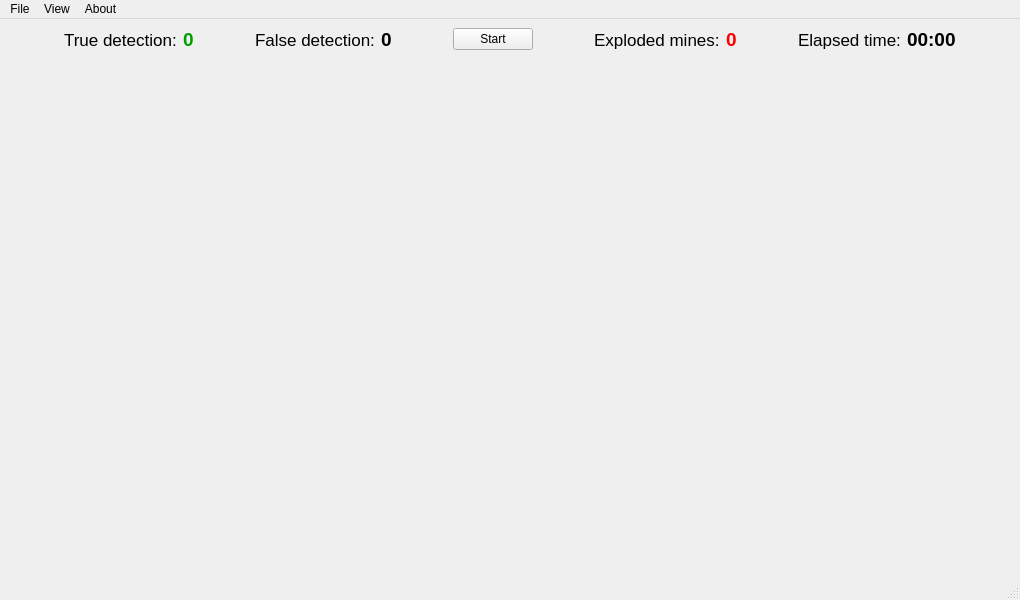
<?xml version="1.0" encoding="UTF-8"?>
<ui version="4.0">
 <class>MainWindow</class>
 <widget class="QMainWindow" name="MainWindow">
  <property name="geometry">
   <rect>
    <x>0</x>
    <y>0</y>
    <width>1020</width>
    <height>600</height>
   </rect>
  </property>
  <property name="mouseTracking">
   <bool>true</bool>
  </property>
  <property name="windowTitle">
   <string>HRATC 2014 Framework</string>
  </property>
  <widget class="QWidget" name="centralwidget">
   <property name="mouseTracking">
    <bool>true</bool>
   </property>
   <layout class="QVBoxLayout" name="verticalLayout_2">
    <item>
     <layout class="QHBoxLayout" name="horizontalLayout">
      <item>
       <spacer name="horizontalSpacer_2">
        <property name="orientation">
         <enum>Qt::Horizontal</enum>
        </property>
        <property name="sizeHint" stdset="0">
         <size>
          <width>40</width>
          <height>20</height>
         </size>
        </property>
       </spacer>
      </item>
      <item>
       <widget class="QLabel" name="label">
        <property name="font">
         <font>
          <pointsize>13</pointsize>
         </font>
        </property>
        <property name="text">
         <string>True detection:</string>
        </property>
       </widget>
      </item>
      <item>
       <widget class="QLabel" name="mineDetectedLB">
        <property name="palette">
         <palette>
          <active>
           <colorrole role="WindowText">
            <brush brushstyle="SolidPattern">
             <color alpha="255">
              <red>0</red>
              <green>159</green>
              <blue>0</blue>
             </color>
            </brush>
           </colorrole>
          </active>
          <inactive>
           <colorrole role="WindowText">
            <brush brushstyle="SolidPattern">
             <color alpha="255">
              <red>0</red>
              <green>159</green>
              <blue>0</blue>
             </color>
            </brush>
           </colorrole>
          </inactive>
          <disabled>
           <colorrole role="WindowText">
            <brush brushstyle="SolidPattern">
             <color alpha="255">
              <red>159</red>
              <green>158</green>
              <blue>158</blue>
             </color>
            </brush>
           </colorrole>
          </disabled>
         </palette>
        </property>
        <property name="font">
         <font>
          <pointsize>14</pointsize>
          <weight>75</weight>
          <bold>true</bold>
         </font>
        </property>
        <property name="text">
         <string>0</string>
        </property>
       </widget>
      </item>
      <item>
       <spacer name="horizontalSpacer_3">
        <property name="orientation">
         <enum>Qt::Horizontal</enum>
        </property>
        <property name="sizeHint" stdset="0">
         <size>
          <width>40</width>
          <height>20</height>
         </size>
        </property>
       </spacer>
      </item>
      <item>
       <widget class="QLabel" name="label_3">
        <property name="font">
         <font>
          <pointsize>13</pointsize>
         </font>
        </property>
        <property name="text">
         <string>False detection:</string>
        </property>
       </widget>
      </item>
      <item>
       <widget class="QLabel" name="wrongMinesDetectedLB">
        <property name="font">
         <font>
          <pointsize>14</pointsize>
          <weight>75</weight>
          <bold>true</bold>
         </font>
        </property>
        <property name="text">
         <string>0</string>
        </property>
       </widget>
      </item>
      <item>
       <spacer name="horizontalSpacer_4">
        <property name="orientation">
         <enum>Qt::Horizontal</enum>
        </property>
        <property name="sizeHint" stdset="0">
         <size>
          <width>40</width>
          <height>20</height>
         </size>
        </property>
       </spacer>
      </item>
      <item>
       <widget class="QPushButton" name="startStopPB">
        <property name="text">
         <string>Start</string>
        </property>
        <property name="icon">
         <iconset>
          <normaloff>../../../../../../../.designer/backup/start.png</normaloff>../../../../../../../.designer/backup/start.png</iconset>
        </property>
       </widget>
      </item>
      <item>
       <spacer name="horizontalSpacer_6">
        <property name="orientation">
         <enum>Qt::Horizontal</enum>
        </property>
        <property name="sizeHint" stdset="0">
         <size>
          <width>40</width>
          <height>20</height>
         </size>
        </property>
       </spacer>
      </item>
      <item>
       <widget class="QLabel" name="label_7">
        <property name="font">
         <font>
          <pointsize>13</pointsize>
         </font>
        </property>
        <property name="text">
         <string>Exploded mines:</string>
        </property>
       </widget>
      </item>
      <item>
       <widget class="QLabel" name="explodedMinesLB">
        <property name="palette">
         <palette>
          <active>
           <colorrole role="WindowText">
            <brush brushstyle="SolidPattern">
             <color alpha="255">
              <red>255</red>
              <green>0</green>
              <blue>0</blue>
             </color>
            </brush>
           </colorrole>
          </active>
          <inactive>
           <colorrole role="WindowText">
            <brush brushstyle="SolidPattern">
             <color alpha="255">
              <red>255</red>
              <green>0</green>
              <blue>0</blue>
             </color>
            </brush>
           </colorrole>
          </inactive>
          <disabled>
           <colorrole role="WindowText">
            <brush brushstyle="SolidPattern">
             <color alpha="255">
              <red>159</red>
              <green>158</green>
              <blue>158</blue>
             </color>
            </brush>
           </colorrole>
          </disabled>
         </palette>
        </property>
        <property name="font">
         <font>
          <pointsize>14</pointsize>
          <weight>75</weight>
          <bold>true</bold>
         </font>
        </property>
        <property name="text">
         <string>0</string>
        </property>
       </widget>
      </item>
      <item>
       <spacer name="horizontalSpacer_5">
        <property name="orientation">
         <enum>Qt::Horizontal</enum>
        </property>
        <property name="sizeHint" stdset="0">
         <size>
          <width>40</width>
          <height>20</height>
         </size>
        </property>
       </spacer>
      </item>
      <item>
       <widget class="QLabel" name="label_5">
        <property name="font">
         <font>
          <pointsize>13</pointsize>
         </font>
        </property>
        <property name="text">
         <string>Elapsed time:</string>
        </property>
       </widget>
      </item>
      <item>
       <widget class="QLabel" name="timeLB">
        <property name="font">
         <font>
          <pointsize>14</pointsize>
          <weight>75</weight>
          <bold>true</bold>
         </font>
        </property>
        <property name="text">
         <string>00:00</string>
        </property>
       </widget>
      </item>
      <item>
       <spacer name="horizontalSpacer">
        <property name="orientation">
         <enum>Qt::Horizontal</enum>
        </property>
        <property name="sizeHint" stdset="0">
         <size>
          <width>40</width>
          <height>20</height>
         </size>
        </property>
       </spacer>
      </item>
     </layout>
    </item>
    <item>
     <widget class="QWidget" name="mapwidget" native="true">
      <property name="autoFillBackground">
       <bool>true</bool>
      </property>
      <layout class="QVBoxLayout" name="verticalLayout">
       <item>
        <spacer name="verticalSpacer">
         <property name="orientation">
          <enum>Qt::Vertical</enum>
         </property>
         <property name="sizeHint" stdset="0">
          <size>
           <width>20</width>
           <height>371</height>
          </size>
         </property>
        </spacer>
       </item>
      </layout>
     </widget>
    </item>
   </layout>
  </widget>
  <widget class="QMenuBar" name="menubar">
   <property name="geometry">
    <rect>
     <x>0</x>
     <y>0</y>
     <width>1020</width>
     <height>25</height>
    </rect>
   </property>
   <widget class="QMenu" name="menuFile">
    <property name="title">
     <string>File</string>
    </property>
    <addaction name="actionConfiguration"/>
    <addaction name="separator"/>
    <addaction name="actionExit"/>
   </widget>
   <widget class="QMenu" name="menuVisualization">
    <property name="title">
     <string>View</string>
    </property>
    <addaction name="actionMinesDetected"/>
    <addaction name="actionWrongMinesDetected"/>
    <addaction name="actionExplodedMines"/>
    <addaction name="actionTrueMines"/>
    <addaction name="separator"/>
    <addaction name="actionRobot"/>
    <addaction name="actionRobotPath"/>
    <addaction name="actionCoveredArea"/>
    <addaction name="actionBoundaries"/>
    <addaction name="separator"/>
    <addaction name="actionCoilsSignal"/>
    <addaction name="separator"/>
    <addaction name="actionCoil_1"/>
    <addaction name="actionCoil_2"/>
    <addaction name="actionCoil_3"/>
    <addaction name="separator"/>
    <addaction name="actionChannel_1"/>
    <addaction name="actionChannel_2"/>
    <addaction name="actionChannel_3"/>
   </widget>
   <widget class="QMenu" name="menuAbout">
    <property name="title">
     <string>About</string>
    </property>
    <addaction name="actionCredit"/>
   </widget>
   <addaction name="menuFile"/>
   <addaction name="menuVisualization"/>
   <addaction name="menuAbout"/>
  </widget>
  <widget class="QStatusBar" name="statusbar">
   <property name="mouseTracking">
    <bool>true</bool>
   </property>
  </widget>
  <action name="actionConfiguration">
   <property name="text">
    <string>Configuration</string>
   </property>
   <property name="shortcut">
    <string>C</string>
   </property>
  </action>
  <action name="actionExit">
   <property name="text">
    <string>Exit</string>
   </property>
   <property name="shortcut">
    <string>Esc</string>
   </property>
  </action>
  <action name="actionWrongMinesDetected">
   <property name="checkable">
    <bool>true</bool>
   </property>
   <property name="checked">
    <bool>true</bool>
   </property>
   <property name="text">
    <string>False Detection</string>
   </property>
   <property name="shortcut">
    <string>F3</string>
   </property>
  </action>
  <action name="actionMinesDetected">
   <property name="checkable">
    <bool>true</bool>
   </property>
   <property name="checked">
    <bool>true</bool>
   </property>
   <property name="text">
    <string>True Detection</string>
   </property>
   <property name="shortcut">
    <string>F2</string>
   </property>
  </action>
  <action name="actionExplodedMines">
   <property name="checkable">
    <bool>true</bool>
   </property>
   <property name="checked">
    <bool>true</bool>
   </property>
   <property name="text">
    <string>Exploded Mines</string>
   </property>
   <property name="shortcut">
    <string>F4</string>
   </property>
  </action>
  <action name="actionTrueMines">
   <property name="checkable">
    <bool>true</bool>
   </property>
   <property name="checked">
    <bool>true</bool>
   </property>
   <property name="text">
    <string>True Mines</string>
   </property>
   <property name="shortcut">
    <string>F5</string>
   </property>
  </action>
  <action name="actionRobot">
   <property name="checkable">
    <bool>true</bool>
   </property>
   <property name="checked">
    <bool>true</bool>
   </property>
   <property name="text">
    <string>Robot</string>
   </property>
   <property name="shortcut">
    <string>F6</string>
   </property>
  </action>
  <action name="actionCoilsSignal">
   <property name="checkable">
    <bool>true</bool>
   </property>
   <property name="checked">
    <bool>true</bool>
   </property>
   <property name="text">
    <string>Coil's signal</string>
   </property>
   <property name="shortcut">
    <string>F10</string>
   </property>
  </action>
  <action name="actionRobotPath">
   <property name="checkable">
    <bool>true</bool>
   </property>
   <property name="checked">
    <bool>true</bool>
   </property>
   <property name="text">
    <string>Robot's path</string>
   </property>
   <property name="shortcut">
    <string>F7</string>
   </property>
  </action>
  <action name="actionCoveredArea">
   <property name="checkable">
    <bool>true</bool>
   </property>
   <property name="checked">
    <bool>true</bool>
   </property>
   <property name="text">
    <string>Covered area</string>
   </property>
   <property name="shortcut">
    <string>F8</string>
   </property>
  </action>
  <action name="actionChannel_1">
   <property name="checkable">
    <bool>true</bool>
   </property>
   <property name="checked">
    <bool>true</bool>
   </property>
   <property name="text">
    <string>Channel 1</string>
   </property>
   <property name="shortcut">
    <string>Ctrl+1</string>
   </property>
  </action>
  <action name="actionChannel_2">
   <property name="checkable">
    <bool>true</bool>
   </property>
   <property name="text">
    <string>Channel 2</string>
   </property>
   <property name="shortcut">
    <string>Ctrl+2</string>
   </property>
  </action>
  <action name="actionChannel_3">
   <property name="checkable">
    <bool>true</bool>
   </property>
   <property name="text">
    <string>Channel 3</string>
   </property>
   <property name="shortcut">
    <string>Ctrl+3</string>
   </property>
  </action>
  <action name="actionCoil_1">
   <property name="checkable">
    <bool>true</bool>
   </property>
   <property name="text">
    <string>Coil 1</string>
   </property>
   <property name="shortcut">
    <string>Alt+1</string>
   </property>
  </action>
  <action name="actionCoil_2">
   <property name="checkable">
    <bool>true</bool>
   </property>
   <property name="checked">
    <bool>true</bool>
   </property>
   <property name="text">
    <string>Coil 2</string>
   </property>
   <property name="shortcut">
    <string>Alt+2</string>
   </property>
  </action>
  <action name="actionCoil_3">
   <property name="checkable">
    <bool>true</bool>
   </property>
   <property name="text">
    <string>Coil 3</string>
   </property>
   <property name="shortcut">
    <string>Alt+3</string>
   </property>
  </action>
  <action name="actionCredits">
   <property name="text">
    <string>Credits</string>
   </property>
  </action>
  <action name="actionCredits_2">
   <property name="text">
    <string>Credits</string>
   </property>
  </action>
  <action name="actionCredit">
   <property name="text">
    <string>Credits</string>
   </property>
  </action>
  <action name="actionBoundaries">
   <property name="checkable">
    <bool>true</bool>
   </property>
   <property name="checked">
    <bool>true</bool>
   </property>
   <property name="text">
    <string>Boundaries</string>
   </property>
   <property name="shortcut">
    <string>F9</string>
   </property>
  </action>
 </widget>
 <resources/>
 <connections>
  <connection>
   <sender>actionExit</sender>
   <signal>triggered()</signal>
   <receiver>MainWindow</receiver>
   <slot>close()</slot>
   <hints>
    <hint type="sourcelabel">
     <x>-1</x>
     <y>-1</y>
    </hint>
    <hint type="destinationlabel">
     <x>509</x>
     <y>299</y>
    </hint>
   </hints>
  </connection>
  <connection>
   <sender>actionCoveredArea</sender>
   <signal>toggled(bool)</signal>
   <receiver>actionCoilsSignal</receiver>
   <slot>setEnabled(bool)</slot>
   <hints>
    <hint type="sourcelabel">
     <x>-1</x>
     <y>-1</y>
    </hint>
    <hint type="destinationlabel">
     <x>-1</x>
     <y>-1</y>
    </hint>
   </hints>
  </connection>
  <connection>
   <sender>actionCoilsSignal</sender>
   <signal>toggled(bool)</signal>
   <receiver>actionChannel_1</receiver>
   <slot>setEnabled(bool)</slot>
   <hints>
    <hint type="sourcelabel">
     <x>-1</x>
     <y>-1</y>
    </hint>
    <hint type="destinationlabel">
     <x>-1</x>
     <y>-1</y>
    </hint>
   </hints>
  </connection>
  <connection>
   <sender>actionCoilsSignal</sender>
   <signal>toggled(bool)</signal>
   <receiver>actionChannel_2</receiver>
   <slot>setEnabled(bool)</slot>
   <hints>
    <hint type="sourcelabel">
     <x>-1</x>
     <y>-1</y>
    </hint>
    <hint type="destinationlabel">
     <x>-1</x>
     <y>-1</y>
    </hint>
   </hints>
  </connection>
  <connection>
   <sender>actionCoilsSignal</sender>
   <signal>toggled(bool)</signal>
   <receiver>actionChannel_3</receiver>
   <slot>setEnabled(bool)</slot>
   <hints>
    <hint type="sourcelabel">
     <x>-1</x>
     <y>-1</y>
    </hint>
    <hint type="destinationlabel">
     <x>-1</x>
     <y>-1</y>
    </hint>
   </hints>
  </connection>
  <connection>
   <sender>actionCoilsSignal</sender>
   <signal>toggled(bool)</signal>
   <receiver>actionCoil_1</receiver>
   <slot>setEnabled(bool)</slot>
   <hints>
    <hint type="sourcelabel">
     <x>-1</x>
     <y>-1</y>
    </hint>
    <hint type="destinationlabel">
     <x>-1</x>
     <y>-1</y>
    </hint>
   </hints>
  </connection>
  <connection>
   <sender>actionCoilsSignal</sender>
   <signal>toggled(bool)</signal>
   <receiver>actionCoil_2</receiver>
   <slot>setEnabled(bool)</slot>
   <hints>
    <hint type="sourcelabel">
     <x>-1</x>
     <y>-1</y>
    </hint>
    <hint type="destinationlabel">
     <x>-1</x>
     <y>-1</y>
    </hint>
   </hints>
  </connection>
  <connection>
   <sender>actionCoilsSignal</sender>
   <signal>toggled(bool)</signal>
   <receiver>actionCoil_3</receiver>
   <slot>setEnabled(bool)</slot>
   <hints>
    <hint type="sourcelabel">
     <x>-1</x>
     <y>-1</y>
    </hint>
    <hint type="destinationlabel">
     <x>-1</x>
     <y>-1</y>
    </hint>
   </hints>
  </connection>
 </connections>
</ui>
